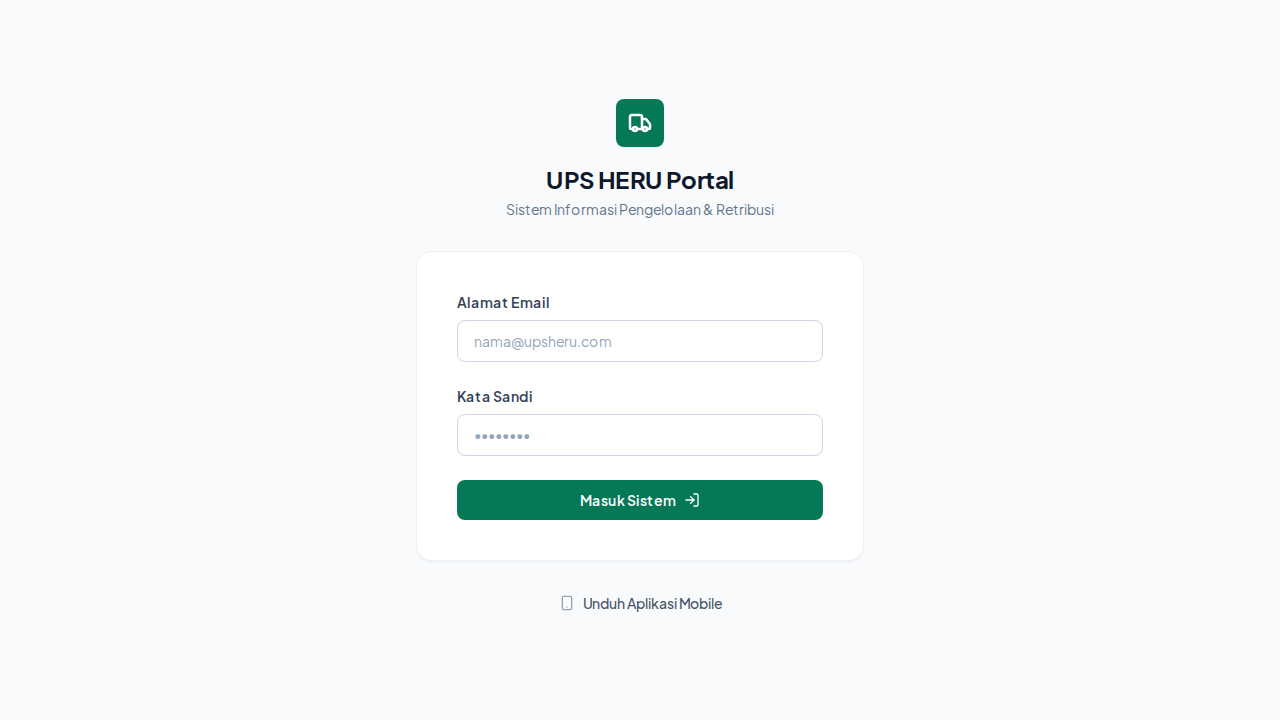
#> input picture login1.png, 1280 x 720 px
$ python convert_to_bmp.py login1.png out.png
#> lines starting #> are read from the running program, lines starting #| are printed output that depends on the picture; after the words box and inside, x2 and y2 are one past the last pixel; in counts of white or black regions, pixels touching at a corner belong together
import sys
from PIL import Image

def process():
    input_png = sys.argv[1]
    output_bmp = sys.argv[2]

    img = Image.open(input_png)
#> img is the input picture: PIL image 1280x720 RGB; mean R, G, B 243.7, 247.5, 248.8

    # Check if image has an alpha channel
    if img.mode in ('RGBA', 'LA') or (img.mode == 'P' and 'transparency' in img.info):
        # Create a white background
        background = Image.new('RGB', img.size, (255, 255, 255))
        # Paste the image on top using the alpha channel as mask
        if img.mode == 'P':
            img = img.convert('RGBA')
        background.paste(img, mask=img.split()[3])
        img = background
    elif img.mode != 'RGB':
        img = img.convert('RGB')

    # Resize to speed up potrace if it's very large
    img.thumbnail((1200, 1200))
#> img: PIL image 1200x675 RGB

    # Convert to grayscale then to binary black/white for potrace
    img = img.convert('L')
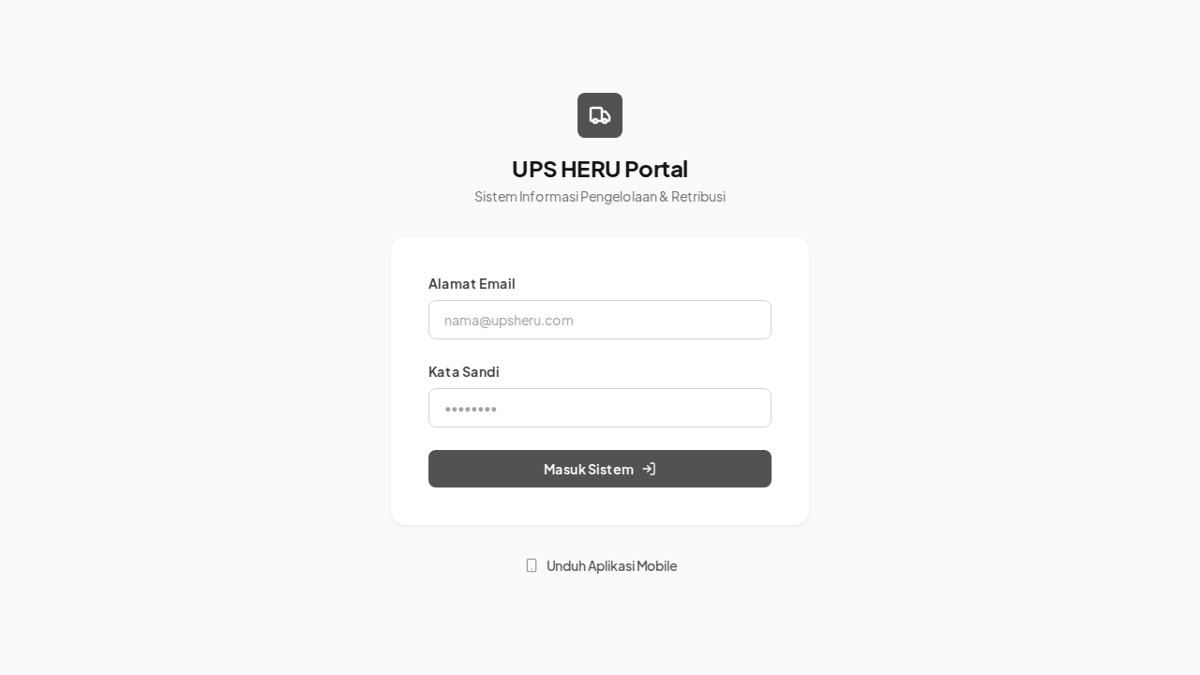
#> img: PIL image 1200x675 L; min 2, max 255, mean 246.8
    # Use threshold to convert to black and white
    # The logo has some colors, we want the shapes. We might need a threshold.
    # 200 is arbitrary, but white background is 255
    img = img.point(lambda x: 0 if x < 240 else 255, '1')
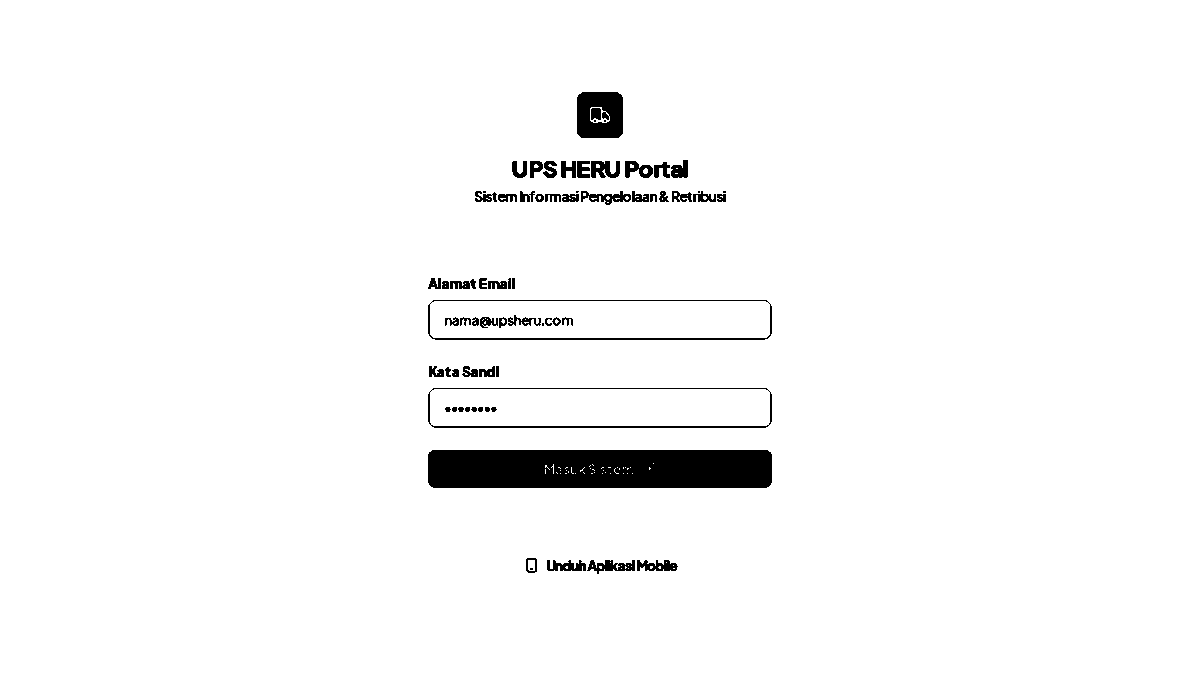
#> img: PIL image 1200x675 1; 97.1% white; 69 black regions (8 under 20 px), largest, box (x1, y1, x2, y2) and area: (428, 450, 772, 488) 12925, (577, 92, 623, 138) 1843, (428, 300, 772, 340) 1139

    img.save(output_bmp)

if __name__ == '__main__':
    process()

$ run again, on tagihan1.png
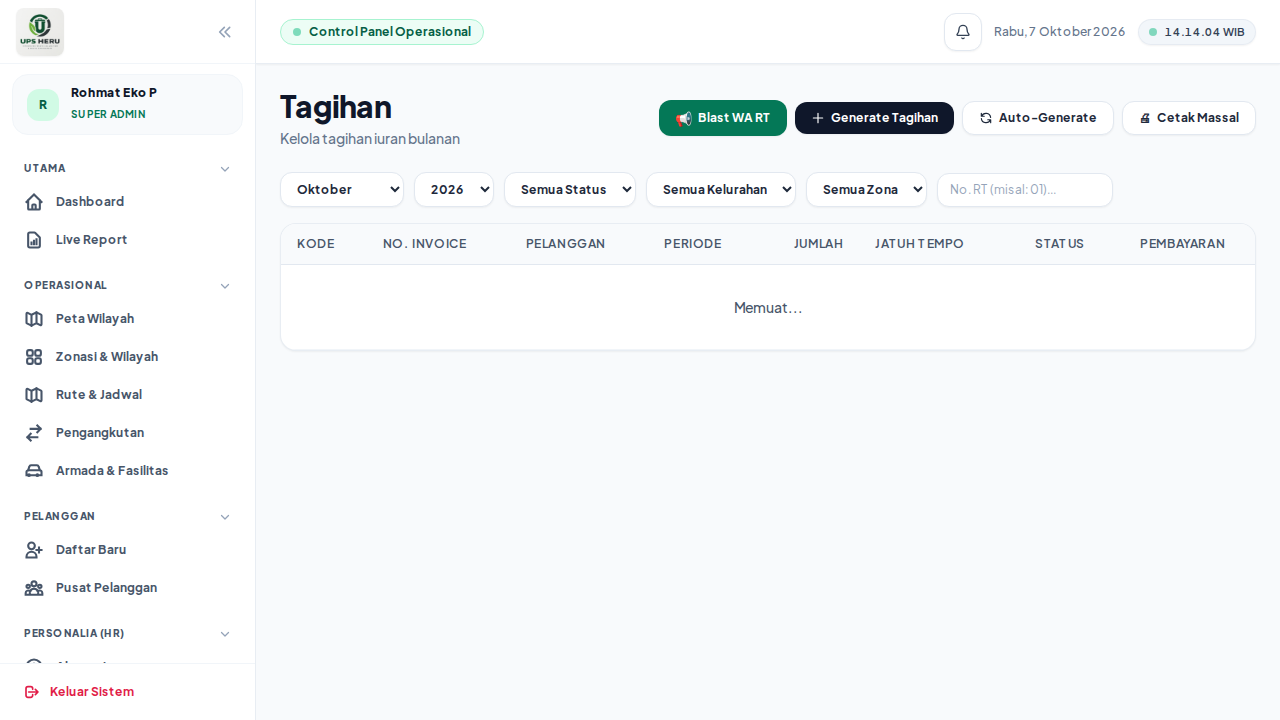
#> input picture tagihan1.png, 1280 x 720 px
#> in process, img is the input picture: PIL image 1280x720 RGB; mean R, G, B 245, 247.1, 248.5
#> in process, `img = img.convert('L')`:
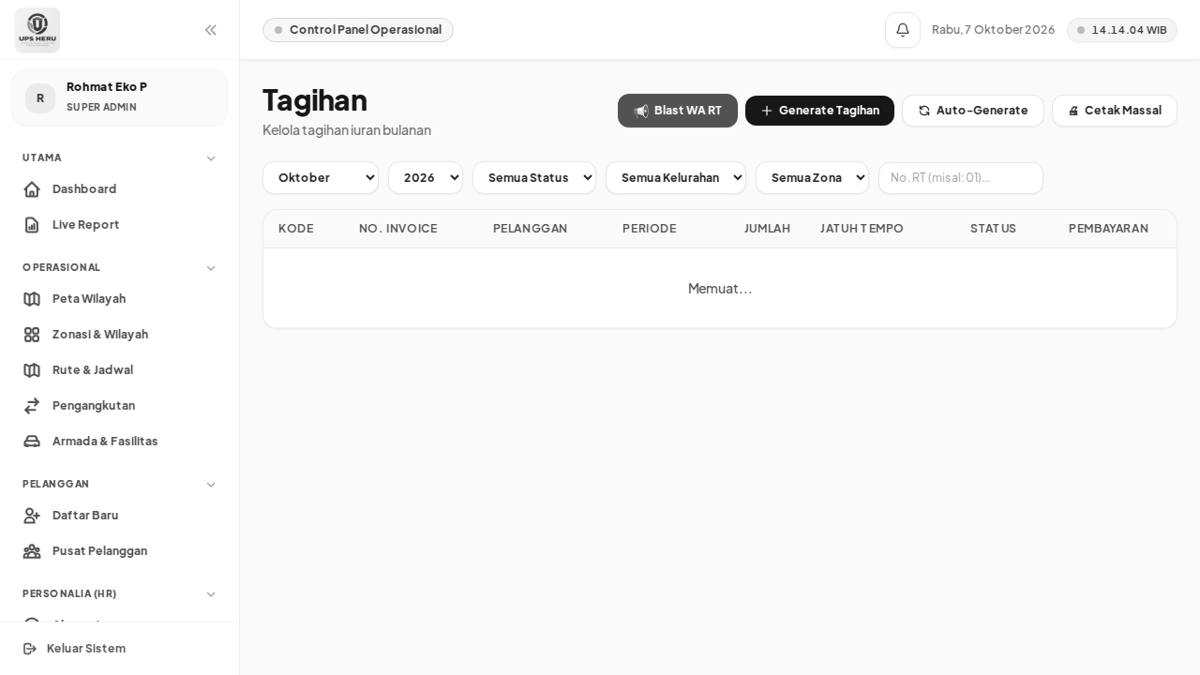
#> img: PIL image 1200x675 L; min 3, max 255, mean 246.8
#> in process, `img = img.point(lambda x: 0 if x < 240 else 255, '1')`:
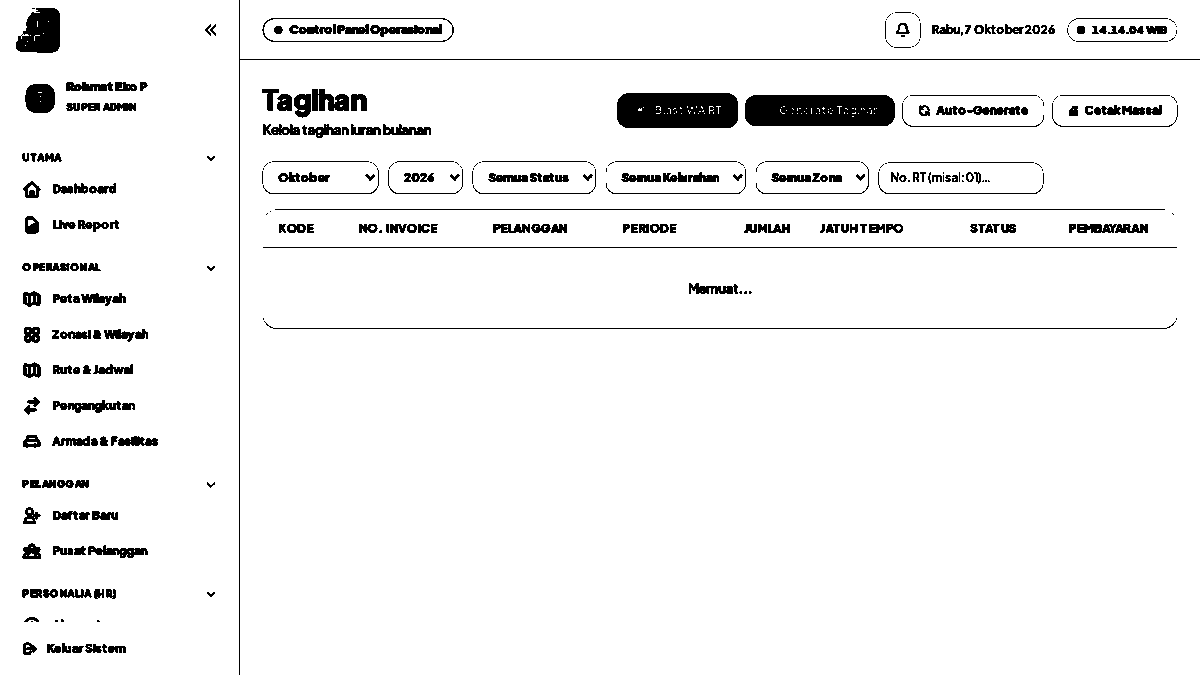
#> img: PIL image 1200x675 1; 95% white; 298 black regions (83 under 20 px), largest, box (x1, y1, x2, y2) and area: (745, 95, 895, 126) 4450, (617, 93, 738, 128) 4024, (239, 0, 1200, 675) 1635
